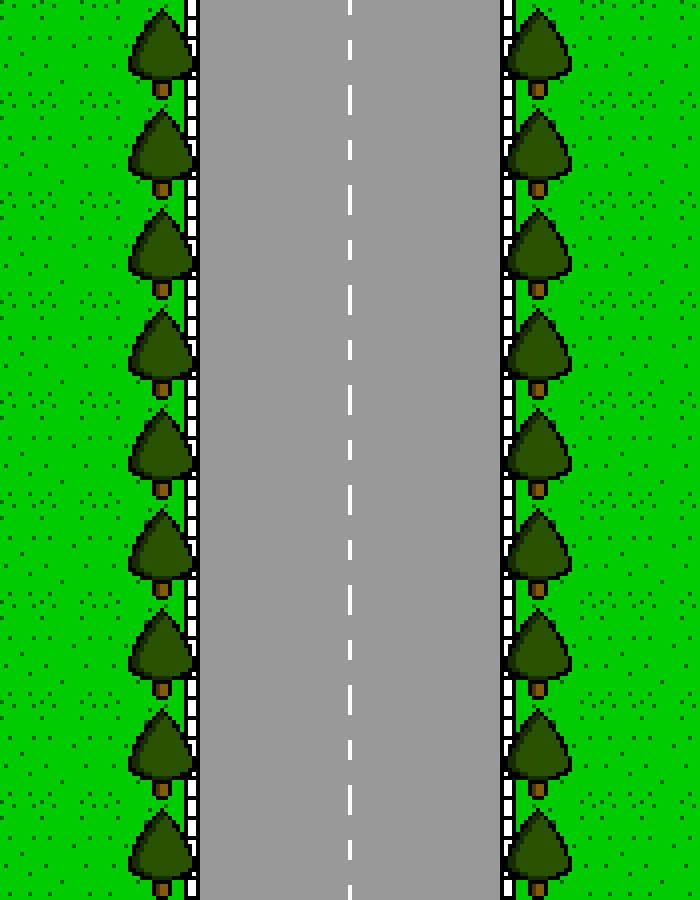

This is a level from a 2D game, rendered from its Tiled map with the project's own tilesets. A one-line summary and the map file follow, with tile-layer data summarised:
An orthogonal 7x9 tile map with 100x100 px tiles, 1 tile layer (Background).

<map version="1.0" orientation="orthogonal" width="7" height="9" tilewidth="100" tileheight="100">
 <tileset firstgid="1" name="tiledImage" tilewidth="100" tileheight="100">
  <image source="tiledImage.png" width="500" height="300" />
 </tileset>
 <layer name="Background" width="7" height="9">
  <data>[63 cells, 63 non-empty, 5 distinct tile ids]</data>
 </layer>
</map>